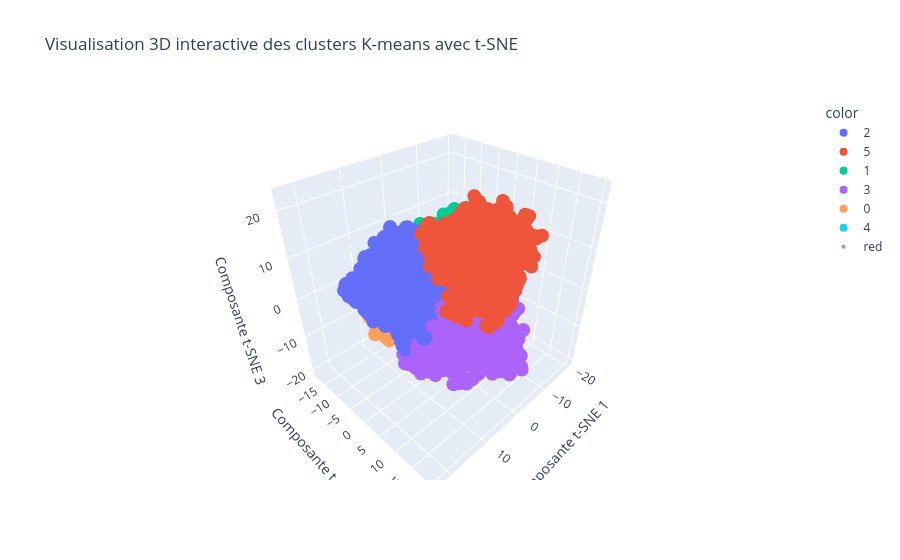

Here is the notebook cell this chart was saved with:
### Code cell
import plotly.express as px
fig = px.scatter_3d(
    x=dataset3_tsne[:, 0],
    y=dataset3_tsne[:, 1],
    z=dataset3_tsne[:, 2],
    color=best_result.labels_.astype(str),
    title='Visualisation 3D interactive des clusters K-means avec t-SNE',
    labels={'x': 'Composante t-SNE 1', 'y': 'Composante t-SNE 2', 'z': 'Composante t-SNE 3'},
)

# Ajouter les centroïdes
centers = best_result.cluster_centers_
fig.add_trace(px.scatter_3d(
    x=centers[:, 0],
    y=centers[:, 1],
    z=centers[:, 2],
    color=['red']*len(centers),
    size=[5]*len(centers),
).data[0])

### Figure 1 — Plotly figure (JSON) as saved in the notebook; plotly's stock layout.template omitted (floating-point values rounded to 4 significant figures; data arrays with more than 128 entries replaced by an {"elided": "..."} marker saying what was removed)
{"data": [{"hovertemplate": "color=2<br>Composante t-SNE 1=%{x}<br>Composante t-SNE 2=%{y}<br>Composante t-SNE 3=%{z}<extra></extra>", "legendgroup": "2", "marker": {"color": "#636efa", "symbol": "circle"}, "mode": "markers", "name": "2", "scene": "scene", "showlegend": true, "type": "scatter3d", "x": {"elided": "1088 float values"}, "y": {"elided": "1088 float values"}, "z": {"elided": "1088 float values"}}, {"hovertemplate": "color=5<br>Composante t-SNE 1=%{x}<br>Composante t-SNE 2=%{y}<br>Composante t-SNE 3=%{z}<extra></extra>", "legendgroup": "5", "marker": {"color": "#EF553B", "symbol": "circle"}, "mode": "markers", "name": "5", "scene": "scene", "showlegend": true, "type": "scatter3d", "x": {"elided": "1012 float values"}, "y": {"elided": "1012 float values"}, "z": {"elided": "1012 float values"}}, {"hovertemplate": "color=1<br>Composante t-SNE 1=%{x}<br>Composante t-SNE 2=%{y}<br>Composante t-SNE 3=%{z}<extra></extra>", "legendgroup": "1", "marker": {"color": "#00cc96", "symbol": "circle"}, "mode": "markers", "name": "1", "scene": "scene", "showlegend": true, "type": "scatter3d", "x": {"elided": "1006 float values"}, "y": {"elided": "1006 float values"}, "z": {"elided": "1006 float values"}}, {"hovertemplate": "color=3<br>Composante t-SNE 1=%{x}<br>Composante t-SNE 2=%{y}<br>Composante t-SNE 3=%{z}<extra></extra>", "legendgroup": "3", "marker": {"color": "#ab63fa", "symbol": "circle"}, "mode": "markers", "name": "3", "scene": "scene", "showlegend": true, "type": "scatter3d", "x": {"elided": "1317 float values"}, "y": {"elided": "1317 float values"}, "z": {"elided": "1317 float values"}}, {"hovertemplate": "color=0<br>Composante t-SNE 1=%{x}<br>Composante t-SNE 2=%{y}<br>Composante t-SNE 3=%{z}<extra></extra>", "legendgroup": "0", "marker": {"color": "#FFA15A", "symbol": "circle"}, "mode": "markers", "name": "0", "scene": "scene", "showlegend": true, "type": "scatter3d", "x": {"elided": "890 float values"}, "y": {"elided": "890 float values"}, "z": {"elided": "890 float values"}}, {"hovertemplate": "color=4<br>Composante t-SNE 1=%{x}<br>Composante t-SNE 2=%{y}<br>Composante t-SNE 3=%{z}<extra></extra>", "legendgroup": "4", "marker": {"color": "#19d3f3", "symbol": "circle"}, "mode": "markers", "name": "4", "scene": "scene", "showlegend": true, "type": "scatter3d", "x": {"elided": "1144 float values"}, "y": {"elided": "1144 float values"}, "z": {"elided": "1144 float values"}}, {"hovertemplate": "color=red<br>x=%{x}<br>y=%{y}<br>z=%{z}<br>size=%{marker.size}<extra></extra>", "legendgroup": "red", "marker": {"color": "#636efa", "size": [5, 5, 5, 5, 5, 5], "sizemode": "area", "sizeref": 0.0125, "symbol": "circle"}, "mode": "markers", "name": "red", "scene": "scene", "showlegend": true, "type": "scatter3d", "x": [2.44, -8.851, 11.45, 3.436, -9.324, 0.8818], "y": [-10.18, -5.168, -2.607, 9.691, -4.04, 10.28], "z": [-7.158, 4.629, 5.822, -4.814, -10.36, 14.31]}], "layout": {"legend": {"title": {"text": "color"}, "tracegroupgap": 0}, "scene": {"domain": {"x": [0, 1], "y": [0, 1]}, "xaxis": {"title": {"text": "Composante t-SNE 1"}}, "yaxis": {"title": {"text": "Composante t-SNE 2"}}, "zaxis": {"title": {"text": "Composante t-SNE 3"}}}, "title": {"text": "Visualisation 3D interactive des clusters K-means avec t-SNE"}}}
